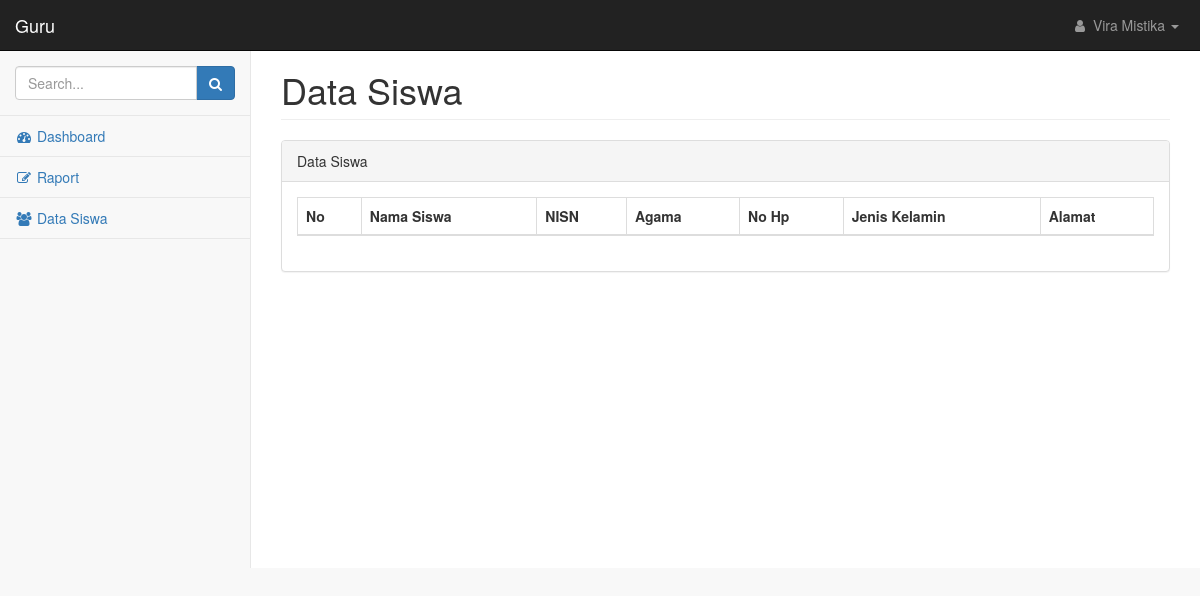
/guru/index.php?page=siswa&id_guru=3, run on an earlier commit of the app's database.
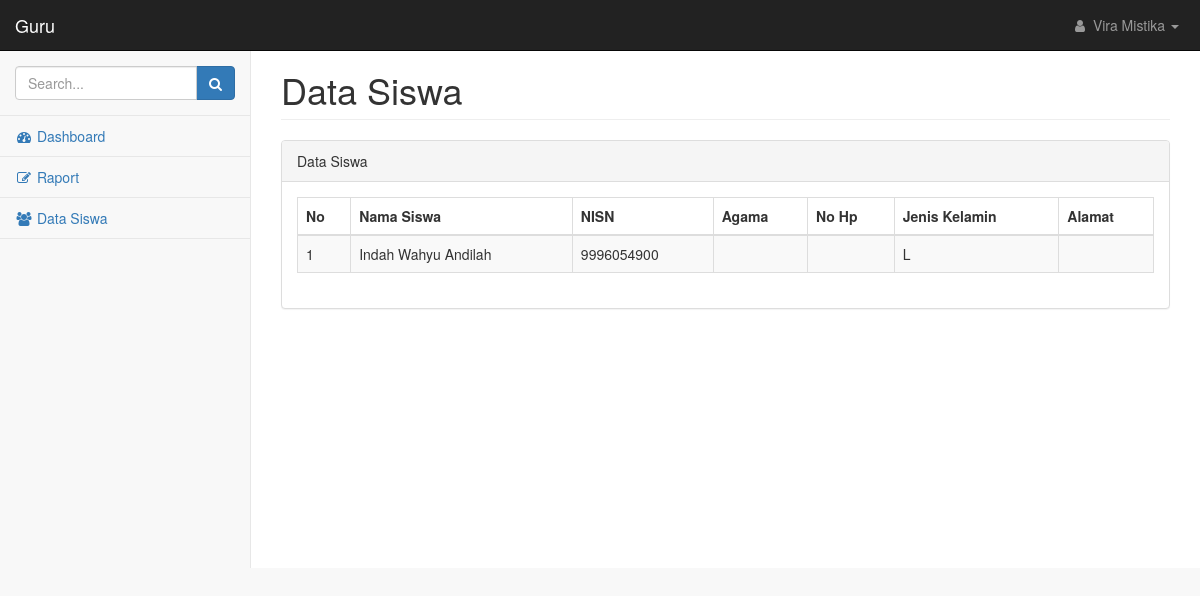
And on a later commit of the database.
### tables this page shows
CREATE TABLE `siswa` (
  `id_siswa` int(50) NOT NULL,
  `id_guru` int(50) NOT NULL,
  `id_adm` int(50) NOT NULL,
  `password` varchar(50) NOT NULL,
  `nisn` varchar(50) NOT NULL,
  `nis` varchar(100) NOT NULL,
  `nama_sis` varchar(100) NOT NULL,
  `foto_sis` text NOT NULL,
  `ttl` varchar(100) NOT NULL,
  `jenis_kelamin` varchar(50) NOT NULL,
  `agama` varchar(20) NOT NULL,
  `status_keluarga` varchar(50) NOT NULL,
  `anak_ke` varchar(20) NOT NULL,
  `alamat` text NOT NULL,
  `no_hp` varchar(20) NOT NULL,
  `kelas` varchar(40) NOT NULL,
  `tahun_diterima` varchar(25) NOT NULL,
  `semester_diterima` varchar(40) NOT NULL,
  `nama_sekolah_asal` text NOT NULL,
  `alamat_sekolah_asal` text NOT NULL,
  `tahun_ijazah_sebelumnya` varchar(20) NOT NULL,
  `nomor_ijazah_sebelumnya` varchar(20) NOT NULL,
  `tahun_skhun_sebelumya` varchar(20) NOT NULL,
  `nomor_skhun_sebelumnya` varchar(20) NOT NULL,
  `nama_ayah` varchar(100) NOT NULL,
  `nama_ibu` varchar(100) NOT NULL,
  `alamat_ortu` text NOT NULL,
  `pekerjaan_ayah` varchar(100) NOT NULL,
  `pekerjaan_ibu` varchar(100) NOT NULL,
  `nama_wali` varchar(100) NOT NULL,
  `alamat_wali` text NOT NULL,
  `no_hp_wali` varchar(20) NOT NULL,
  `pekerjaan_wali` varchar(100) NOT NULL,
  `cover` text NOT NULL
);

### guru/index.php (the view, shortened to what the changed rows need)
<!DOCTYPE html>
<html lang="en">
    <head>
        <link href="../scss/bootstrap.min.css" rel="stylesheet">
        <link href="../scss/metisMenu.min.css" rel="stylesheet">
        <link href="../css/dataTables/dataTables.bootstrap.css" rel="stylesheet">
        <link href="../css/dataTables/dataTables.responsive.css" rel="stylesheet">
        <link href="../scss/timeline.css" rel="stylesheet">
        <link href="../scss/startmin.css" rel="stylesheet">
        <link href="../scss/morris.css" rel="stylesheet">
        <link href="../scss/font-awesome.min.css" rel="stylesheet" type="text/css">
    </head>
    <body>
        <div id="wrapper">
            <div id="page-wrapper">
                <div class="container-fluid">
                    <?php
                    include_once "main.php";
                    ?>
                </div>
            </div>
        </div>
    </body>
</html>

### guru/data_siswa.php (shortened to what the changed rows need)
<div class="row">
    <div class="col-lg-12">
        <h1 class="page-header">Data Siswa</h1>
    </div>
</div>
<div class="row">
    <div class="col-lg-12">
        <div class="panel panel-default">
            <div class="panel-body">
                <div class="table-responsive">
                    <table class="table table-striped table-bordered table-hover" id="dataTables-example">
                        <thead>
                            <tr>
                                <th>No</th>
                                <th>Nama Siswa</th>
                                <th>NISN</th>
                                <th>Agama</th>
                                <th>No Hp</th>
                                <th>Jenis Kelamin</th>
                                <th>Alamat</th>
                            </tr>
                        </thead>
                        <?php
                        $no=1;
                        include("../koneksi.php");
                        $siswa=mysqli_query($koneksi,"SELECT id_siswa,nama_sis,nisn,agama,no_hp,jenis_kelamin,alamat from siswa join guru using(id_guru) where id_guru=$_GET[id_guru] order by id_siswa");
                        while ($sw=mysqli_fetch_array($siswa)) {
                        ?>
                        <tbody>
                            <tr class="odd gradeX">
                                <td><?php echo $no?></td>
                                <td><?php echo $sw['nama_sis']?></td>
                                <td><?php echo $sw['nisn']?></td>
                                <td><?php echo $sw['agama']?></td>
                                <td><?php echo $sw['no_hp']?></td>
                                <td><?php echo $sw['jenis_kelamin']?></td>
                                <td><?php echo $sw['alamat']?></td>
                            </tr>
                            <?php
                            $no++;
                        }
                            ?>
                        </tbody>
                    </table>
                </div>
            </div>
        </div>
    </div>
</div>

What changed in the data, as far as the page shows it:
added siswa: nama_sis "Indah Wahyu Andilah", nisn "9996054900", jenis_kelamin "L"
